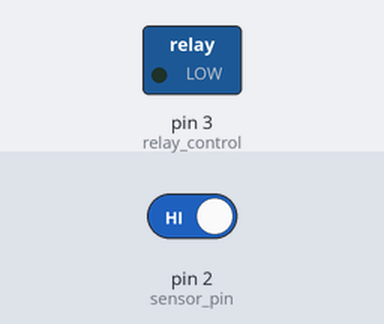
Recording of a sketch running on a simulated Arduino Uno, built with avr-gcc and run on an emulated ATmega328P. Parts: switched loads named in the sketch (green lamp = pin HIGH). Dashed ring = blinking. The test bench sets the inputs (shaded band); at power-on: pin 2 (sensor_pin) HIGH.

Above: at 1.2 s.
1.3 s: pin 2 (sensor_pin) driven LOW
At 1.7 s:
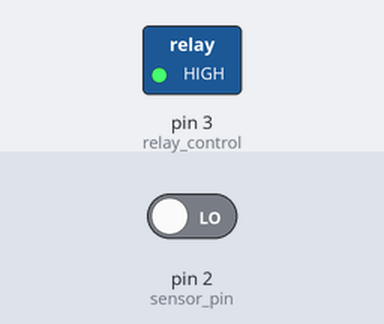
4.3 s: pin 2 (sensor_pin) driven HIGH
At 5.1 s:
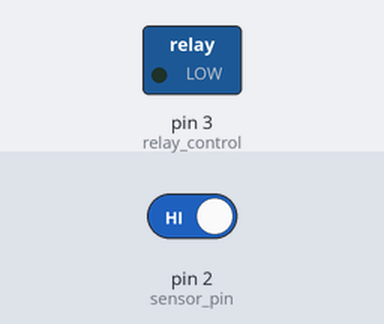
Timing chart, 0 to 7.3 s (numbered marks = the images above; inputs shaded):
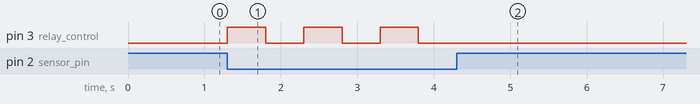

Measured:
- after the input at 1.3 s, pin 3 (relay_control): alternates HIGH for 0.50 s and LOW for 0.50 s, starting at once
- after the input at 4.3 s, pin 3 (relay_control): stops changing and stays LOW

The sketch:

33.ApplauseLamb.ino
```cpp
int sensor_pin=2;
int relay_control=3;
int situation=0;

void setup() {
pinMode(sensor_pin,INPUT);
pinMode(relay_control,OUTPUT);
}

void loop() {
int sensorData=digitalRead(sensor_pin);
if(sensorData==LOW){
  situation++;
  if(situation==1){
      digitalWrite(relay_control,HIGH);
  }
  else if(situation==2){
    digitalWrite(relay_control,LOW);
    situation=0;
  }
  delay(500);
}
}
```
